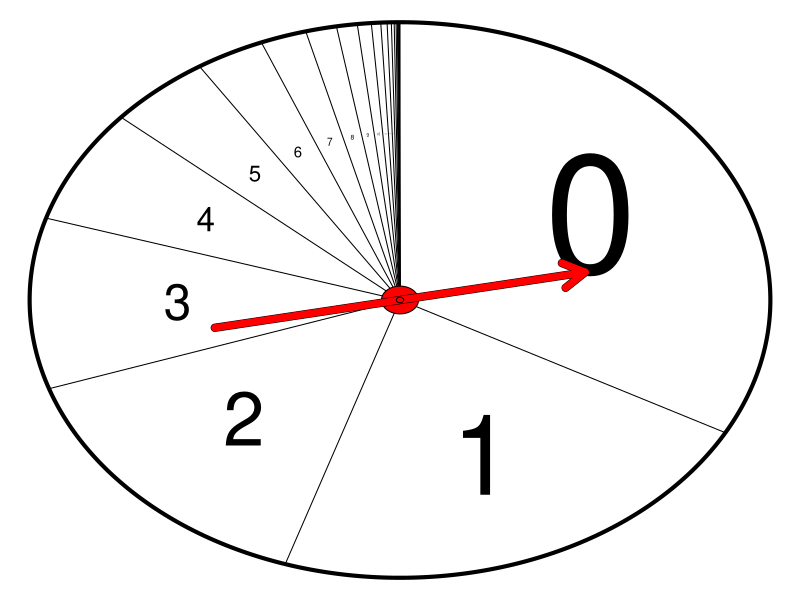

Reproduce this figure in R.
## ---- chunk 1
p = runif(1,0.07,0.4)
kmax = floor(log(0.0001/p,1-p))
kmaxmark = floor(log(0.001/p,1-p))
k = 0:kmax
klast = kmax+1
Pr = (1-p)^k*p
Prlast = 1-sum(Pr)
k = c(k,klast)
Pr = c(0,Pr,Prlast)

mu = round((1-p)/p,2)
pvar = (1-p)/p^2
psd = round(sqrt(pvar),2)

n = round(runif(1,6,9)^2)
x = rgeom(n,p)
i = 1:n

xbar = mean(x)
med = median(x)

data=data.frame(i,x)

write.csv(data,file="geometric_sample.csv",row.names=F)
## ---- chunk 2
par(mar=c(0,0,0,0))
theta = seq(0,2*pi,0.01)
plot(sin(theta),cos(theta),type="l",lwd=4,axes=F,ann=F)
cump = cumsum(Pr)
for(k in k){
  lines(c(0,sin(cump[k+1]*2*pi)),c(0,cos(cump[k+1]*2*pi)))
  if(k <= kmaxmark){
    ppp = (cump[k+1]+cump[k+2])/2
    text(0.6*sin(ppp*2*pi),0.6*cos(ppp*2*pi),k,cex=Pr[k+2]*30)
  }
}
polygon(0.05*cos(theta),0.05*sin(theta),col="red")
arrows(-0.5,-0.1,0.5,0.1,lwd=8)
arrows(-0.5,-0.1,0.5,0.1,lwd=7,col="red")
polygon(0.01*cos(theta),0.01*sin(theta),col="red")
## ---- chunk 3
cat(paste(x,collapse=", "))
